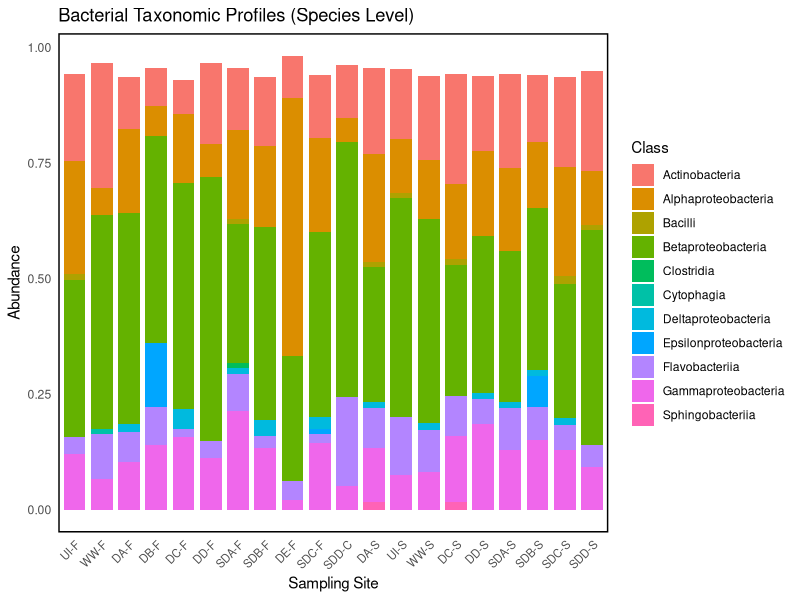
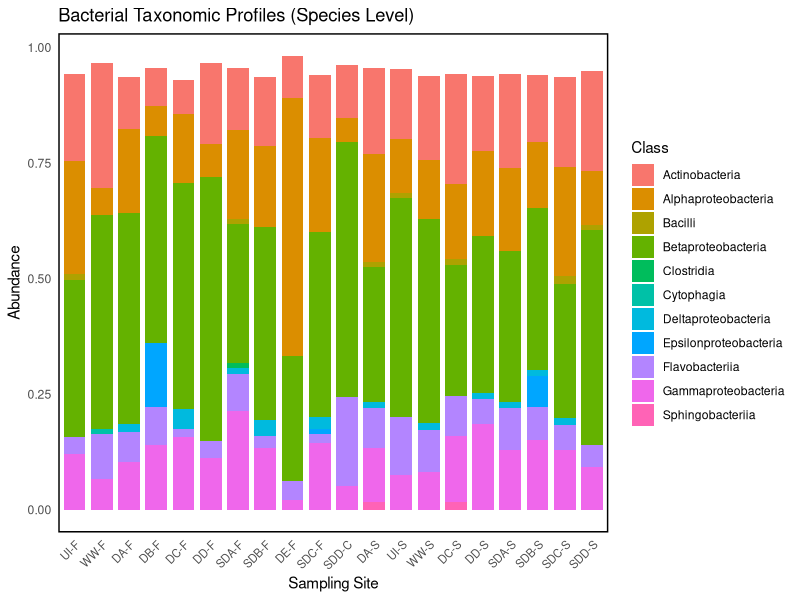

The R source for these figures, in order:
library(readr)
library(dplyr)
library(tidyr)
library(ggplot2)

# Load data
  df <- read_csv("inputs/Class_clade_clean.csv")

# Long format and filter by abundance threshold per sample
long_df <- df %>%
  select(-lineage) %>%
  pivot_longer(cols = -name, names_to = "site", values_to = "abundance") %>%
  filter(abundance > 0.01)

# Optional: make site order consistent
long_df$site <- factor(long_df$site, levels = unique(long_df$site))

# Plot
p <- ggplot(long_df, aes(x = site, y = abundance, fill = name)) +
  geom_bar(stat = "identity", width = 0.8) +
  labs(
    title = "Bacterial Taxonomic Profiles (Species Level)",
    x = "Sampling Site",
    y = "Abundance",
    fill = "Class"
  ) +
  theme_minimal() +
  theme(
    panel.grid = element_blank(),
    panel.border = element_rect(color = "black", fill = NA, linewidth = 1),
    axis.text.x = element_text(angle = 45, hjust = 1, size = 8)
  )

print(p)
ggsave("examples/taxonomic_profiles_species_gt_0.05.png", p, width = 12, height = 6, dpi = 300)
